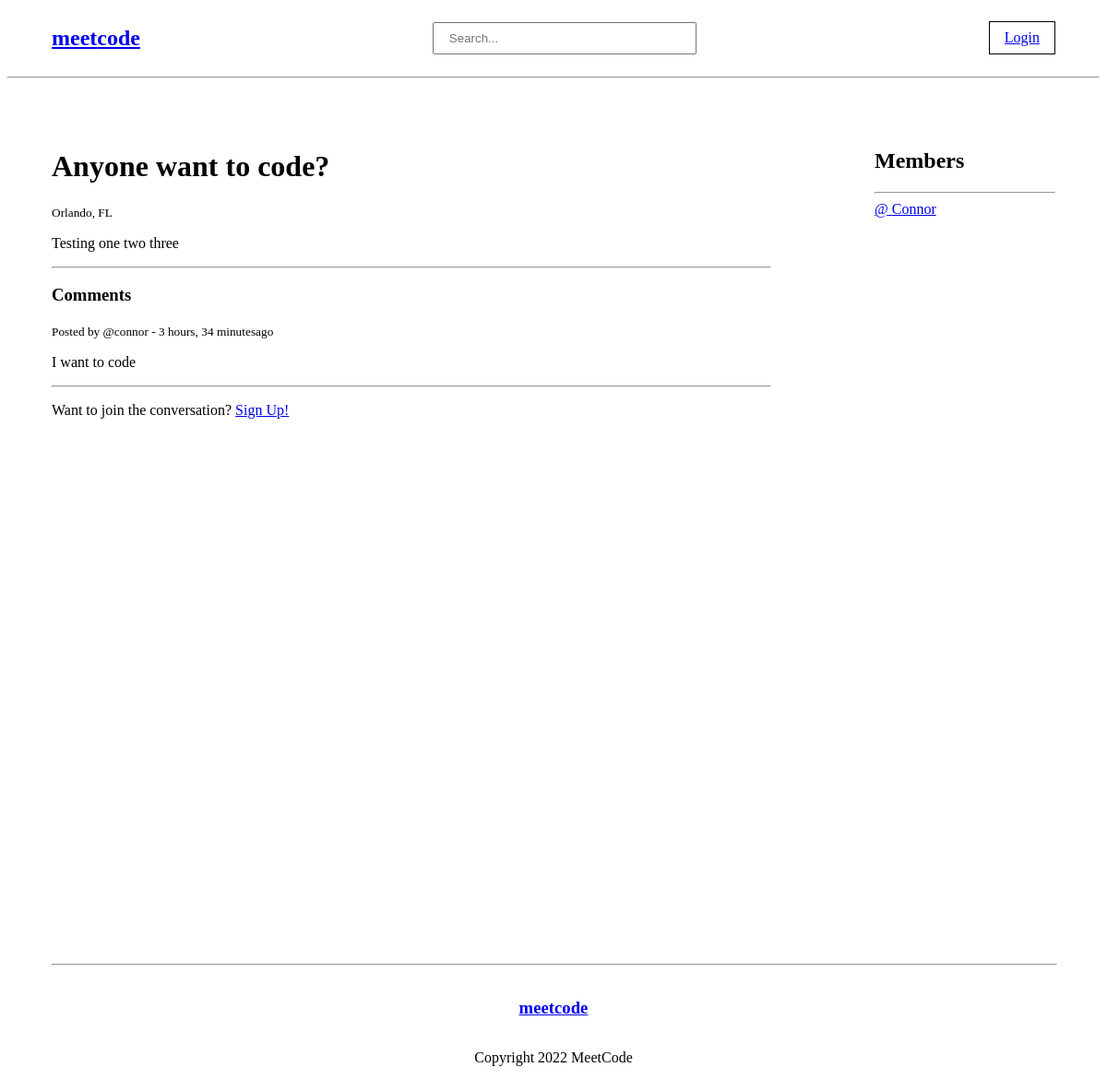
Before: /board/6 with the older database file.
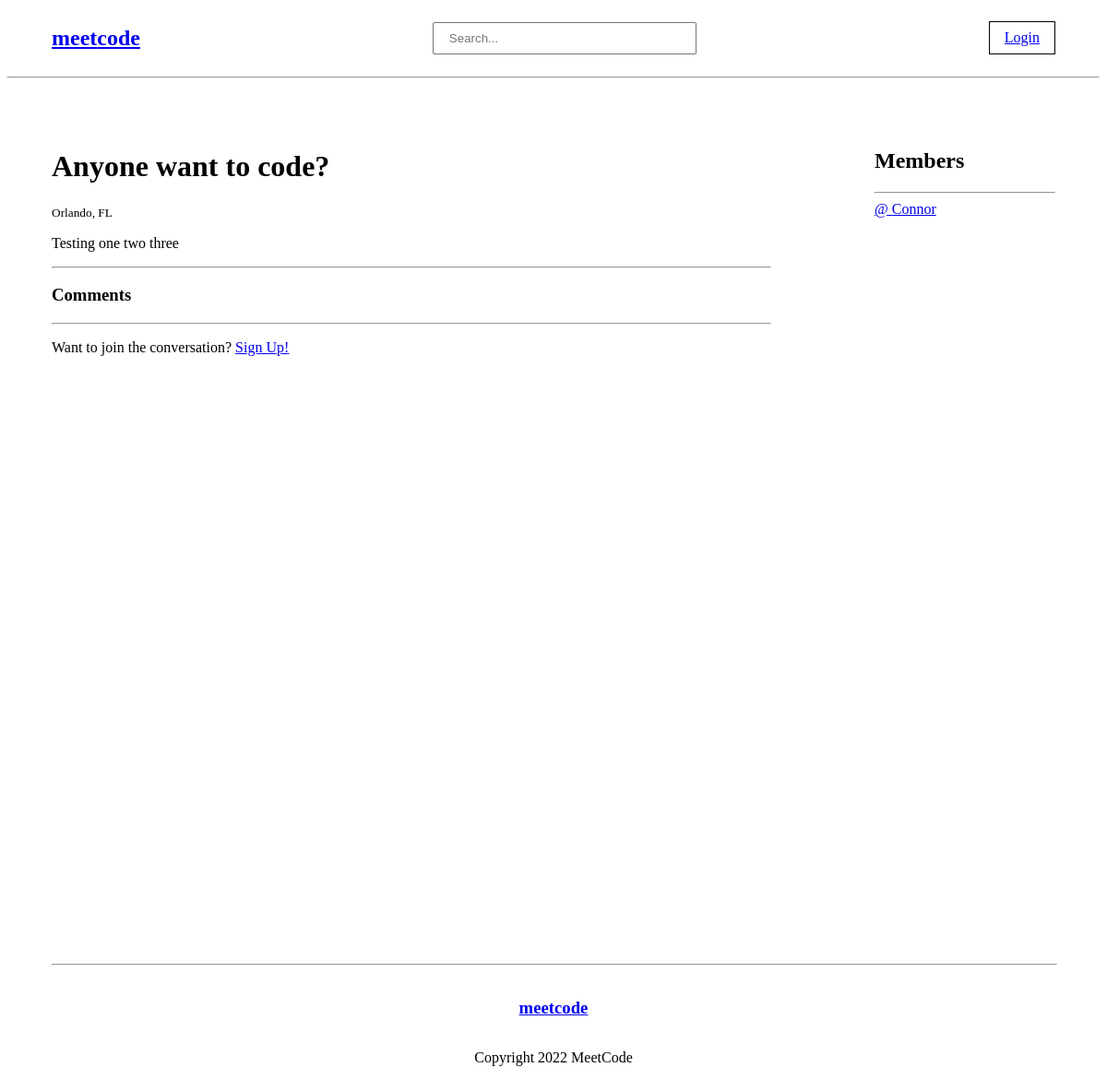
After: the same page with the newer database file.
### base/models.py (models this page shows, shortened)
class Message(models.Model):
    user = models.ForeignKey(User, on_delete=models.CASCADE)
    board = models.ForeignKey(Board, on_delete=models.CASCADE)
    body = models.TextField()
    updated = models.DateTimeField(auto_now=True)
    created = models.DateTimeField(auto_now_add=True)
    class Meta:
        ordering = ['-updated', '-created']

### base/views.py (the view, shortened to what this page needs)
# urls.py: path("board/<str:pk>", views.board, name="board"),
def board(request, pk):
    board = Board.objects.get(id=pk)
    comments = board.message_set.all().order_by('-created')
    members = board.members.all()[:20]
    context = {'board': board, 'comments': comments, 'members': members}
    return render(request, 'base/board.html', context)

### base/templates/base/board.html (shortened to what this page needs)
{% extends 'layout.html' %}
{% block content %}
<div class="board-container">
  <div class="board-content-container">
    <h1>{{board.name}}</h1>
    <small>{{board.city.title}}, {{board.state.upper}}</small>
    <p>{{board.description}}</p>
    <hr />
    <div class="comment-container">
      <h3>Comments</h3>
      {% for comment in comments %}
      <div>
        <small>Posted by @{{comment.user}} - {{comment.created|timesince}}ago</small>
        <p>{{comment.body}}</p>
      </div>
      {% endfor %}
    </div>
    <hr />
    <div>
    {% if request.user.is_authenticated %}
      <h4>Add to the conversation:</h4>
      <form method="POST" action="">
        {% csrf_token %}
        <input type="text" name="body" placeholder="Type your message here" />
      </form>
    {% else %}
        <p>Want to join the conversation? <a href="{% url 'user-register' %}">Sign Up!</a></p>
    {% endif %}
    </div>
  </div>
  <div class="board-member-container">
    <h2>Members</h2>
    <hr>
    {% for member in members %}
    <div>
        <a href="{% url 'user-profile' member.id %}">@ {{member.username.capitalize}}</a>
    </div>
    {% endfor %}
  </div>
</div>
{% endblock %}

Changed rows visible on the page:
removed Message: user "connor", created "3 hours, 34 minutes", body "I want to code"
